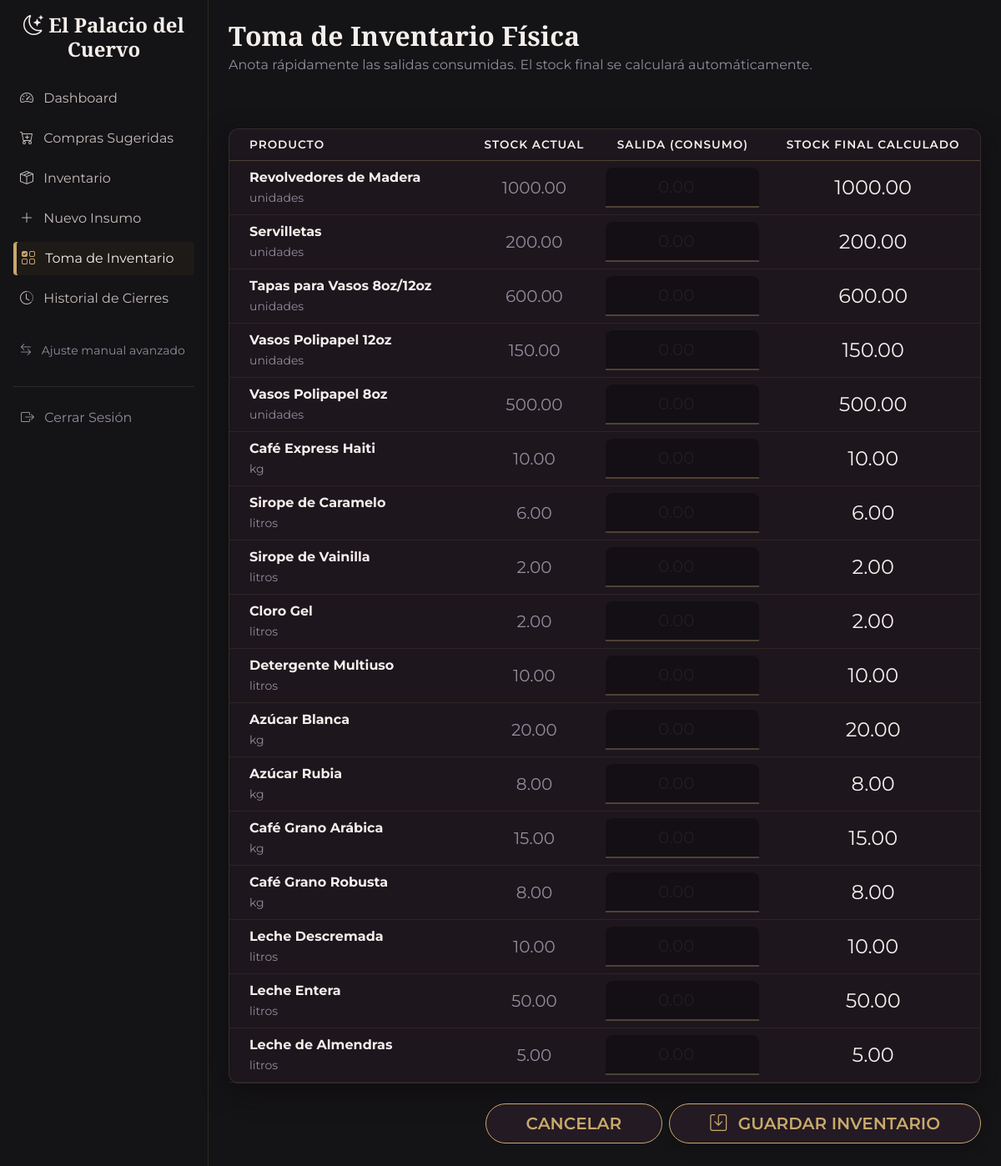
The page /toma-fisica/ (signed in) on the database its author committed.
### inventario/models.py (models this page shows, shortened)
class Insumo(models.Model):
    CATEGORIAS = [
        ('Materia Prima', 'Materia Prima'),
        ('Desechables', 'Desechables'),
        ('Envasados', 'Envasados'),
        ('Limpieza', 'Limpieza'),
    ]
    UNIDADES = [
        ('kg', 'Kilogramos'),
        ('litros', 'Litros'),
        ('unidades', 'Unidades'),
        ('gr', 'Gramos'),
    ]
    nombre = models.CharField(max_length=200, verbose_name="Nombre del Insumo")
    categoria = models.CharField(max_length=50, choices=CATEGORIAS, verbose_name="Categoría")
    unidad_medida = models.CharField(max_length=20, choices=UNIDADES, verbose_name="Unidad de Medida")
    stock_actual = models.DecimalField(
        max_digits=10,
        decimal_places=2,
        default=0,
        validators=[MinValueValidator(0)],
        verbose_name="Stock Actual"
    )
    stock_minimo = models.DecimalField(
        max_digits=10,
        decimal_places=2,
        default=0,
        validators=[MinValueValidator(0)],
        verbose_name="Stock Mínimo (Alerta)"
    )
    precio_unitario = models.DecimalField(
        max_digits=12,
        decimal_places=2,
        default=1000,
        validators=[MinValueValidator(0)],
        verbose_name="Precio Unitario ($)",
        help_text="Costo por unidad de medida"
    )
    proveedor = models.ForeignKey(Proveedor, on_delete=models.SET_NULL, null=True, blank=True, related_name='insumos')
    activo = models.BooleanField(default=True, verbose_name="Habilitado", help_text="Desmarcar para deshabilitar el insumo en lugar de borrarlo.")
    class Meta:
        verbose_name = "Insumo"
        verbose_name_plural = "Insumos"
        ordering = ['nombre']

### inventario/views.py (the view, shortened to what this page needs)
# urls.py: path('toma-fisica/', TomaInventarioView.as_view(), name='toma_inventario'),
class TomaInventarioView(LoginRequiredMixin, View):
    template_name = 'inventario/toma_inventario.html'
    def get(self, request, *args, **kwargs):
        insumos = Insumo.objects.all().order_by('categoria', 'nombre')
        return render(request, self.template_name, {'insumos': insumos})

### inventario/templates/inventario/toma_inventario.html (shortened to what this page needs)
{% extends 'base.html' %}
{% block content %}
<div class="d-flex justify-content-between align-items-center mb-5">
    <div>
        <h2 class="mb-1">Toma de Inventario Física</h2>
        <p class="text-muted-gothic">Anota rápidamente las salidas consumidas. El stock final se calculará automáticamente.</p>
    </div>
</div>
<form method="POST" action="{% url 'inventario:toma_inventario' %}">
    <div class="card card-gothic mb-4">
        <div class="card-body p-0">
            <div class="table-responsive">
                <table class="table table-gothic mb-0 align-middle text-center">
                    <thead>
                        <tr>
                            <th class="ps-4 text-start">Producto</th>
                            <th>Stock Actual</th>
                            <th style="width: 200px;">Salida (Consumo)</th>
                            <th>Stock Final Calculado</th>
                        </tr>
                    </thead>
                    <tbody>
                        {% for insumo in insumos %}
                        <tr>
                            <td class="ps-4 text-start text-bone fw-bold">
                                {{ insumo.nombre }}<br>
                                <small class="text-muted-gothic fw-normal">{{ insumo.unidad_medida }}</small>
                            </td>
                            <td>
                                <span class="fs-5 text-muted-gothic" id="actual_{{ insumo.id }}">{{ insumo.stock_actual|stringformat:".2f" }}</span>
                            </td>
                            <td>
                                <input type="number"
                                       step="0.01"
                                       min="0"
                                       max="{{ insumo.stock_actual|stringformat:".2f" }}"
                                       name="salida_{{ insumo.id }}"
                                       class="form-control text-center bg-dark text-bone border-gothic fs-5 py-2 salida-input"
                                       data-id="{{ insumo.id }}"
                                       placeholder="0.00">
                            </td>
                            <td>
                                <span class="fs-4 text-bone" id="final_{{ insumo.id }}">{{ insumo.stock_actual|stringformat:".2f" }}</span>
                            </td>
                        </tr>
                        {% endfor %}
                    </tbody>
                </table>
            </div>
        </div>
    </div>
    <div class="d-grid gap-2 d-md-flex justify-content-md-end sticky-bottom pb-4">
        <a href="{% url 'inventario:dashboard' %}" class="btn btn-gothic-outline btn-lg px-5">CANCELAR</a>
        <button type="submit" class="btn btn-gothic-primary btn-lg px-5 shadow"><i class="bi bi-save me-2"></i> GUARDAR INVENTARIO</button>
    </div>
</form>
{% endblock %}

### static/css/gothic_inventory.css (style rules this page uses)
:root { --bg-base: #141316; --bg-surface: #231a24; --text-heading: #f5efeb; --text-main: #c4bdb9; --text-muted: #948c9c; --accent-primary: #c48b9f; --accent-primary-hover: #b0788c; --accent-gold: #c9a86a; --accent-gold-hover: #b49356; --status-ok: #c9a86a; --status-critical: #ff6b8b; --status-critical-text: #141316; --status-low: #eab308; --font-heading: 'Cinzel', 'Cinzel Decorative', 'Pirata One', serif; --font-body: 'Montserrat', sans-serif; }
body { background-color: var(--bg-base); color: var(--text-main); font-family: var(--font-body); font-weight: 400; }
h1, h2, h3, h4, h5, h6, .brand-logo { font-family: var(--font-heading); color: var(--text-heading); font-weight: 600; }
.text-bone { color: var(--text-heading) !important; }
.text-muted-gothic, .form-text, .text-muted { color: var(--text-muted) !important; }
.border-gothic { border: 1px solid rgba(199, 168, 106, 0.15) !important; }
.card, .card-gothic { background-color: rgba(35, 26, 36, 0.6) !important; backdrop-filter: blur(10px); -webkit-backdrop-filter: blur(10px); border: 1px solid rgba(199, 168, 106, 0.15) !important; border-radius: 12px; box-shadow: 0 10px 30px rgba(13, 11, 14, 0.7) !important; color: var(--text-main); }
.form-control, .form-select, .form-control:focus, .form-select:focus { background-color: rgba(0, 0, 0, 0.3) !important; border: none !important; border-bottom: 2px solid rgba(199, 168, 106, 0.3) !important; color: var(--text-heading) !important; border-radius: 8px 8px 0 0 !important; box-shadow: none !important; transition: border-color 0.3s ease; }
.table, .table-gothic { color: var(--text-main); background-color: transparent; }
.table thead th, .table-gothic thead th { background-color: transparent !important; color: var(--text-heading) !important; border-bottom: 1px solid rgba(199, 168, 106, 0.3) !important; border-top: none; text-transform: uppercase; letter-spacing: 1px; font-size: 0.85rem; font-weight: 600; }
.table tbody td, .table-gothic tbody td { background-color: transparent !important; color: var(--text-main); border-bottom: 1px solid rgba(199, 168, 106, 0.1) !important; }
.btn-secondary, .btn-gothic-primary, .btn-gothic-outline, .btn-outline-primary { background-color: var(--bg-surface) !important; color: var(--accent-gold) !important; border: 1px solid var(--accent-gold) !important; border-radius: 30px !important; padding: 0.5rem 1.5rem; font-weight: 600; transition: all 0.3s ease; }

### rows shown on the page
Insumo: nombre "Revolvedores de Madera", unidad_medida "unidades", stock_actual "1000.00"
Insumo: nombre "Servilletas", unidad_medida "unidades", stock_actual "200.00"
Insumo: nombre "Tapas para Vasos 8oz/12oz", unidad_medida "unidades", stock_actual "600.00"
Insumo: nombre "Vasos Polipapel 12oz", unidad_medida "unidades", stock_actual "150.00"
Insumo: nombre "Vasos Polipapel 8oz", unidad_medida "unidades", stock_actual "500.00"
Insumo: nombre "Café Express Haiti", unidad_medida "kg", stock_actual "10.00"
Insumo: nombre "Sirope de Caramelo", unidad_medida "litros", stock_actual "6.00"
Insumo: nombre "Sirope de Vainilla", unidad_medida "litros", stock_actual "2.00"
Insumo: nombre "Cloro Gel", unidad_medida "litros", stock_actual "2.00"
Insumo: nombre "Detergente Multiuso", unidad_medida "litros", stock_actual "10.00"
Insumo: nombre "Azúcar Blanca", unidad_medida "kg", stock_actual "20.00"
Insumo: nombre "Azúcar Rubia", unidad_medida "kg", stock_actual "8.00"
Insumo: nombre "Café Grano Arábica", unidad_medida "kg", stock_actual "15.00"
Insumo: nombre "Café Grano Robusta", unidad_medida "kg", stock_actual "8.00"
Insumo: nombre "Leche Descremada", unidad_medida "litros", stock_actual "10.00"
Insumo: nombre "Leche Entera", unidad_medida "litros", stock_actual "50.00"
Insumo: nombre "Leche de Almendras", unidad_medida "litros", stock_actual "5.00"
